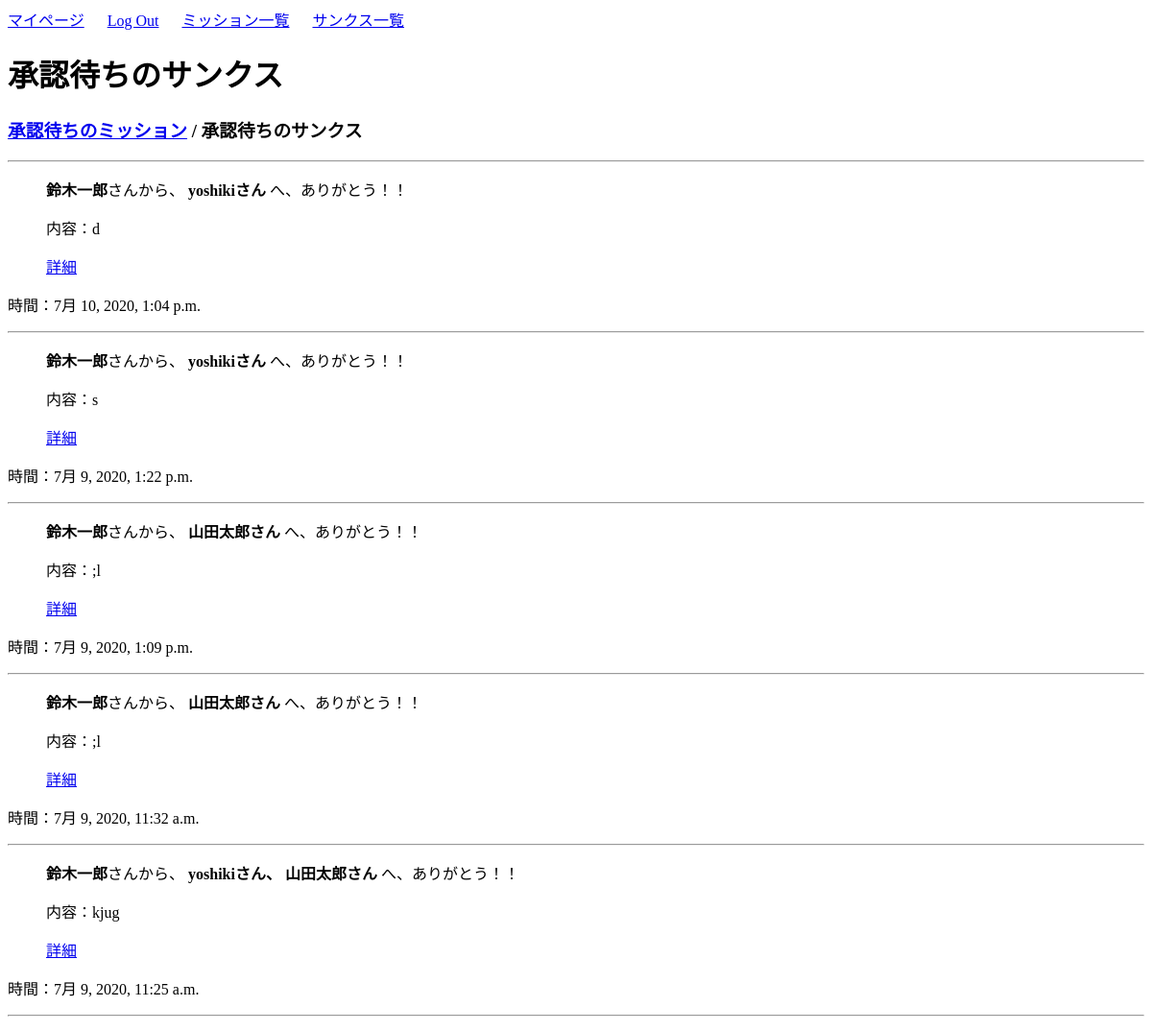
The page /thanks/thanks_approval/ (signed in, upper part) on the database as committed earlier.
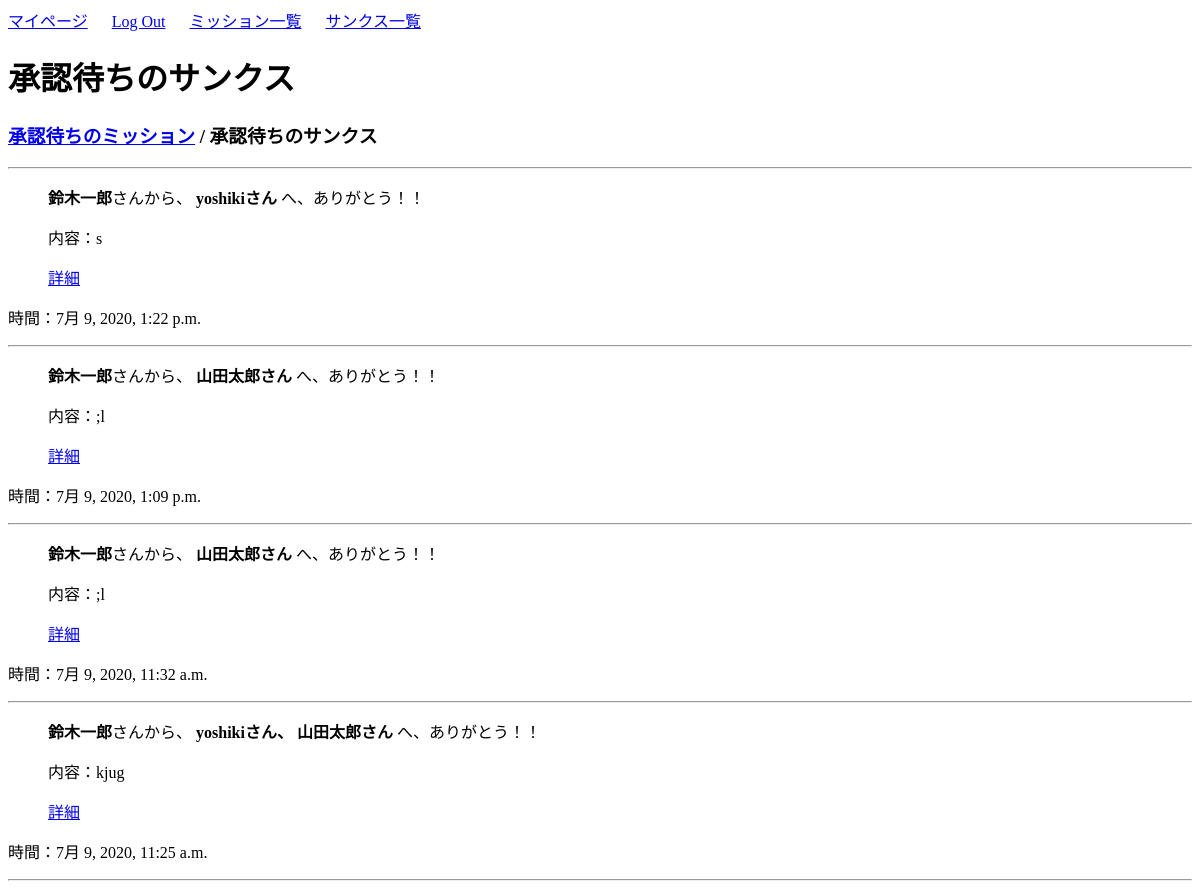
The same page on the database as committed later.
### thanks/models.py (models this page shows, shortened)
class Thanks(models.Model):
    giver = models.ForeignKey(User, on_delete=models.CASCADE)           # 感謝をする人
    recipients = models.ManyToManyField(Profile)                        # 感謝される人
    content = models.TextField()                                        # 内容
    good_count = models.IntegerField(default=0)                         # いいね数
    date_posted = models.DateTimeField(default=timezone.now)            # 投稿された時間
    approval = models.IntegerField(choices=EXAMPLE_APPROVAL, default=0) # 承認 (済み/待ち)
    reward_exp = models.IntegerField(default=0)                         # 贈呈されるexp

### user/models.py (models this page shows, shortened)
class Profile(models.Model):
    user = models.OneToOneField(User, on_delete=models.CASCADE)
    kubun = models.CharField(verbose_name='区分',
                             max_length=2,
                             choices=KUBUN_CHOICES,
                             blank=True)
    exp_total = models.IntegerField(verbose_name='経験値', default=10)
    mission_create_count = models.IntegerField(default=0)  # ミッション作成回数
    my_success_count = models.IntegerField(default=0)      # 自ら作成したミッションの達成数
    join_count = models.IntegerField(default=0)            # ミッション参加回数
    team_success_count = models.IntegerField(default=0)    # 参加したミッションの達成回数
    thanks_count = models.IntegerField(default=0)          # 感謝した回数
    thanked_count = models.IntegerField(default=0)         # 感謝された回数

### thanks/views.py (the view)
# urls.py: path('thanks/thanks_approval/',views.ThanksWaitingListView.as_view(),name='thanks-waiting'),
class ThanksWaitingListView(ListView):
    model = Thanks
    template_name = 'thanks/thanks_waiting.html'
    context_object_name = 'thanks_list'
    ordering = ['-date_posted']
    def get_context_data(self, **kwargs):
        context = super(ThanksWaitingListView, self).get_context_data(**kwargs)
        profile = Profile.objects.get(user=self.request.user)
        not_approval = Thanks.objects.filter(approval=0)
        context["profile"] = profile
        context['not_approval'] = not_approval
        return context

### thanks/templates/thanks/thanks_waiting.html (shortened to what this page needs)
{% extends 'mission/base.html' %}
{% block body %}
<h1>承認待ちのサンクス</h1>
<div>
    <h3><a href="{% url 'mission-waiting' %}">承認待ちのミッション</a> / 承認待ちのサンクス</h3>
    {% for thanks in thanks_list %}
        {% if thanks.get_approval_display == '承認待ち' %}
            <hr>
            <ul>
                <b>{{ thanks.giver }}</b>さんから、
                <b>
                {% for recipient in thanks.recipients.all %}
                    {% if forloop.last %}
                        {{ recipient.user }}さん
                    {% else %}
                        {{ recipient.user }}さん、
                    {% endif %}
                {% endfor %}
                </b> へ、ありがとう！！
                <p>内容：{{ thanks.content }}</p>
                <p><a href="{% url 'thanks-detail' thanks.pk %}">詳細</a></p>
            </ul>
            <p>時間：{{ thanks.date_posted }}</p>
        {% endif %}
    {% endfor %}
</div>
{% endblock body %}

Rows that differ between the two databases and show on the page:
no longer on this page (row edited): Thanks: giver "鈴木一郎", content "d", date_posted "7月 10, 2020, 1:04 p.m.", Profile (user "yoshiki")
